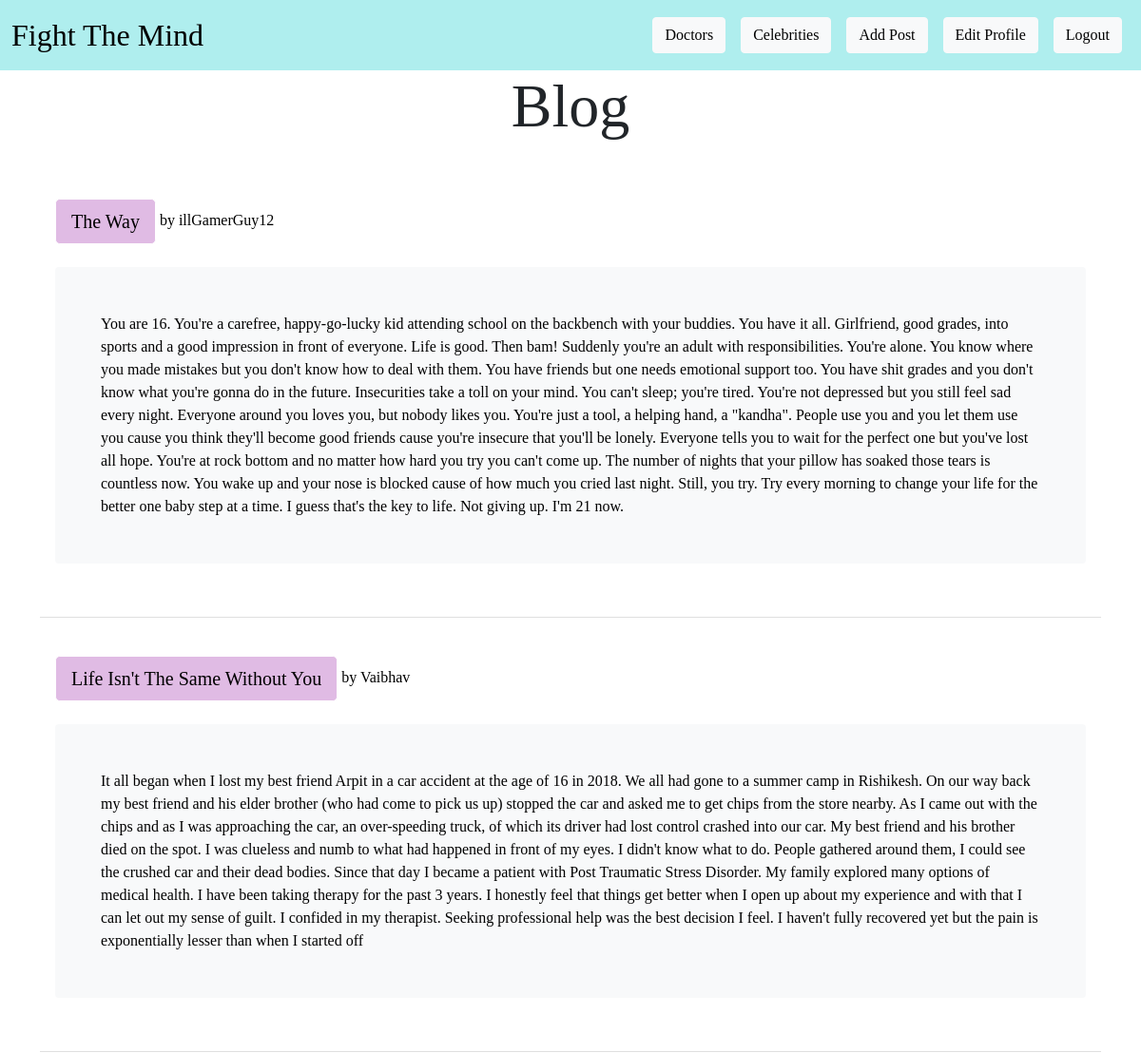
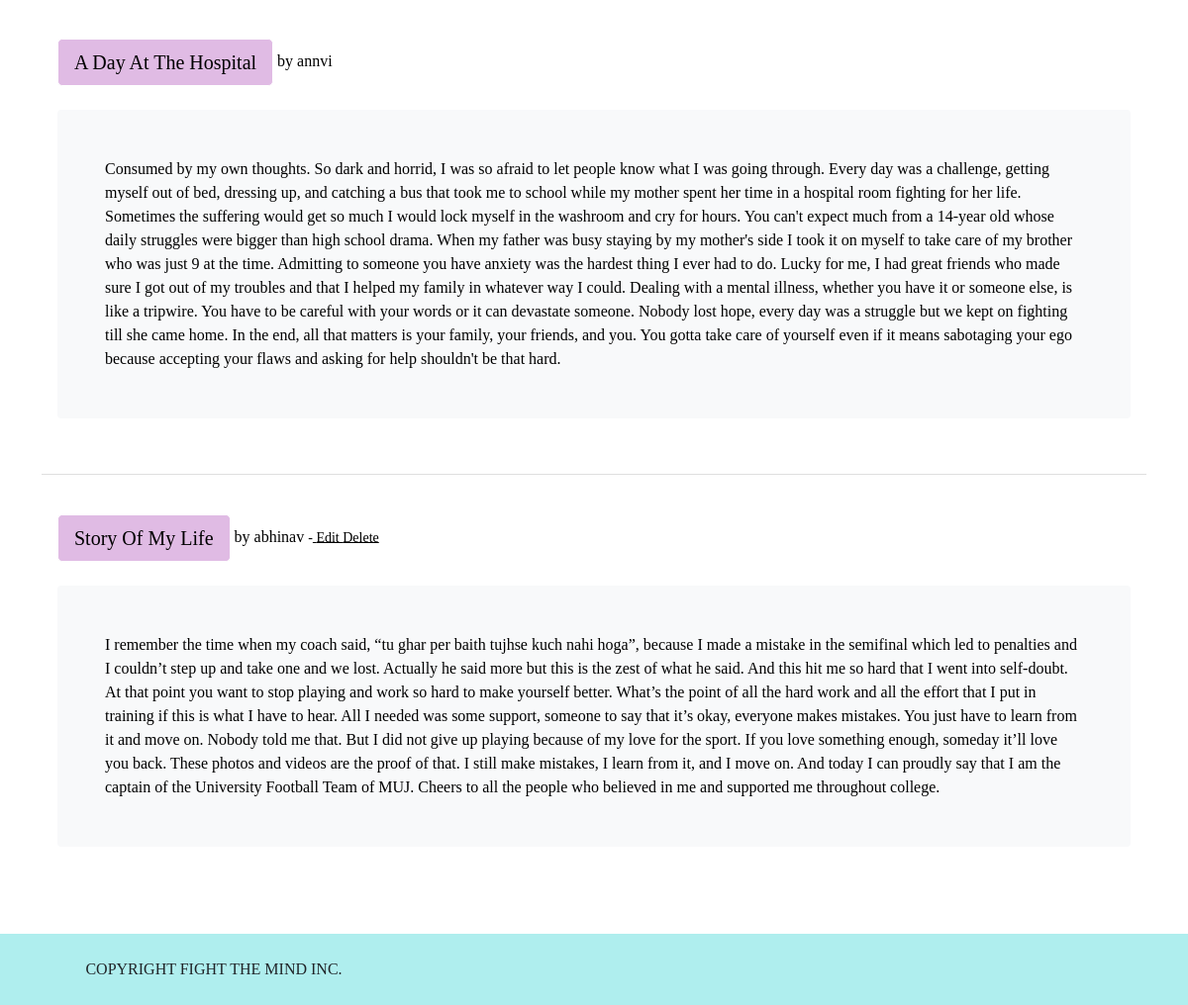
The app's page / (signed in) with its own data (2 pictures, top to bottom).
### picblog/models.py (models this page shows, shortened)
class Post(models.Model):
    title= models.CharField(max_length=255)
    author= models.ForeignKey(User, on_delete=models.CASCADE)
    body = models.TextField()
    header_image = models.ImageField(upload_to="images/")

### picblog/views.py (the view)
# urls.py: path('',HomeView.as_view(),name="home"),
class HomeView(ListView):
    model = Post
    template_name= 'home.html'
    ordering=['-id']

### picblog/templates/home.html (shortened to what this page needs)
{% extends "base.html" %} {% block content %}
<h1 style="margin-bottom: 50px; text-align: center; font-size: 4rem;">Blog</h1>
<ul class="list-group list-group-flush" style="color: black;">
	{% for post in object_list %}
	<li class="list-group-item" style="margin-bottom: 2rem; color: black" >
		<a style="color: white;"href="{% url 'post' post.pk%}" class="btn btn-primary btn-lg"
			>{{post.title}}
		</a>
		by {{post.author.username}}
		<small>
			{% if user.is_authenticated %} {% if user.id == post.author.id %} -<a
				href="{% url 'update' post.pk%}"
			>
				Edit </a
			><a href="{% url 'delete' post.pk%}"> Delete </a>
			{% endif %} {% endif %}
		</small>
		<br />
		<br />
		<div  class="bg-light p-5 rounded">{{post.body}}</div>
		<br />
		<br />
	</li>
	{% endfor %}
</ul>
{% endblock %}

### picblog/templates/base.html (style rules this page uses)
* { font-family: 'Vollkorn', serif; }

### picblog/templates/home.html (style rules this page uses)
a { color: black !important; }
.btn-primary { background-color: #E0BBE4 !important; border-color: white !important; }

### records on screen
Post: title "The Way", author.username "illGamerGuy12", body "You are 16. You're a carefree, happy-go-lucky kid attending school on the backbench with your buddies. You have it all. Girlfriend, good grades, into sports and a good impression in front of everyone. Life is good. Then bam! Suddenly you're an adult with responsibilities. You're alone. You know where you made mistakes but you don't know how to deal with them. You have friends but one needs emotional support too. You have shit grades and you don't know what you're gonna do in the future. Insecurities take a toll on your mind. You can't sleep; you're tired. You're not depressed but you still feel sad every night. Everyone around you loves you, but nobody likes you. You're just a tool, a…"
Post: title "Life Isn't The Same Without You", author.username "Vaibhav", body "It all began when I lost my best friend Arpit in a car accident at the age of 16 in 2018. We all had gone to a summer camp in Rishikesh. On our way back my best friend and his elder brother (who had come to pick us up) stopped the car and asked me to get chips from the store nearby. As I came out with the chips and as I was approaching the car, an over-speeding truck, of which its driver had lost control crashed into our car. My best friend and his brother died on the spot. I was clueless and numb to what had happened in front of my eyes. I didn't know what to do. People gathered around them, I could see the crushed car and their dead bodies. Since that day I became a patient with Post…"
Post: title "A Day At The Hospital", author.username "annvi", body "Consumed by my own thoughts. So dark and horrid, I was so afraid to let people know what I was going through. Every day was a challenge, getting myself out of bed, dressing up, and catching a bus that took me to school while my mother spent her time in a hospital room fighting for her life. Sometimes the suffering would get so much I would lock myself in the washroom and cry for hours. You can't expect much from a 14-year old whose daily struggles were bigger than high school drama. When my father was busy staying by my mother's side I took it on myself to take care of my brother who was just 9 at the time. Admitting to someone you have anxiety was the hardest thing I ever had to do. Lucky…"
Post: title "Story Of My Life", author.username "abhinav", shows "Edit", body "I remember the time when my coach said, “tu ghar per baith tujhse kuch nahi hoga”, because I made a mistake in the semifinal which led to penalties and I couldn’t step up and take one and we lost. Actually he said more but this is the zest of what he said. And this hit me so hard that I went into self-doubt. At that point you want to stop playing and work so hard to make yourself better. What’s the point of all the hard work and all the effort that I put in training if this is what I have to hear. All I needed was some support, someone to say that it’s okay, everyone makes mistakes. You just have to learn from it and move on. Nobody told me that. But I did not give up playing because of my…"
